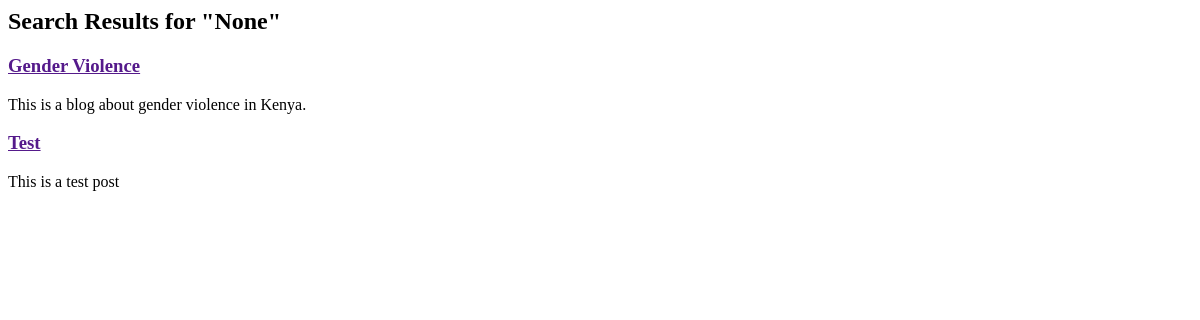
The app's page /search/, older data.
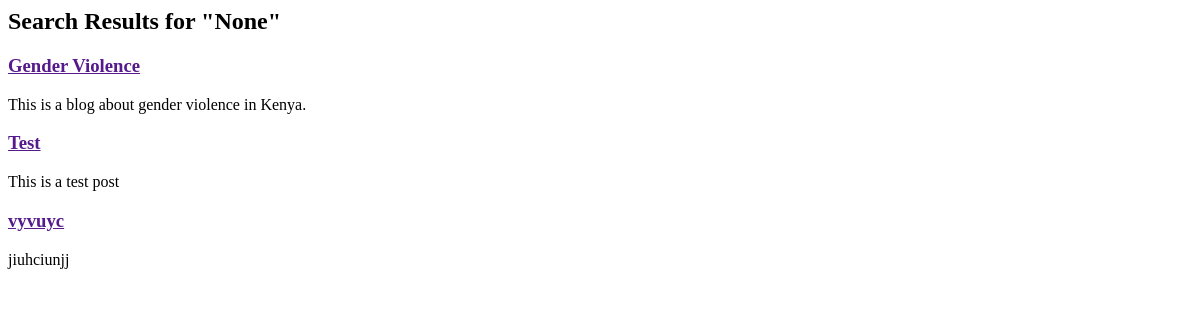
The same page, newer data.
### blog/models.py (models this page shows, shortened)
class Post(models.Model):
    title = models.CharField(max_length=200)
    content = models.TextField()
    published_date = models.DateTimeField(auto_now_add=True)
    author = models.ForeignKey(User, on_delete=models.CASCADE)
    tags = TaggableManager()

### blog/views.py (the view)
# urls.py: path('search/', views.post_search, name='post_search'),
def post_search(request):
    query = request.GET.get('q')
    posts = Post.objects.all()
    if query:
        posts = posts.filter(
            Q(title__icontains=query) |
            Q(content__icontains=query) |
            Q(tags__name__icontains=query)
        ).distinct()
    return render(request, 'blog/post_search.html', {'posts': posts, 'query': query})

### blog/templates/blog/post_search.html
<h2>Search Results for "{{ query }}"</h2>
{% for post in posts %}
    <h3><a href="{{ post.get_absolute_url }}">{{ post.title }}</a></h3>
    <p>{{ post.content|truncatewords:20 }}</p>
{% empty %}
    <p>No posts found.</p>
{% endfor %}

Row changes from the older to the newer data that the page shows:
added Post: title "vyvuyc", content "jiuhciunjj"
